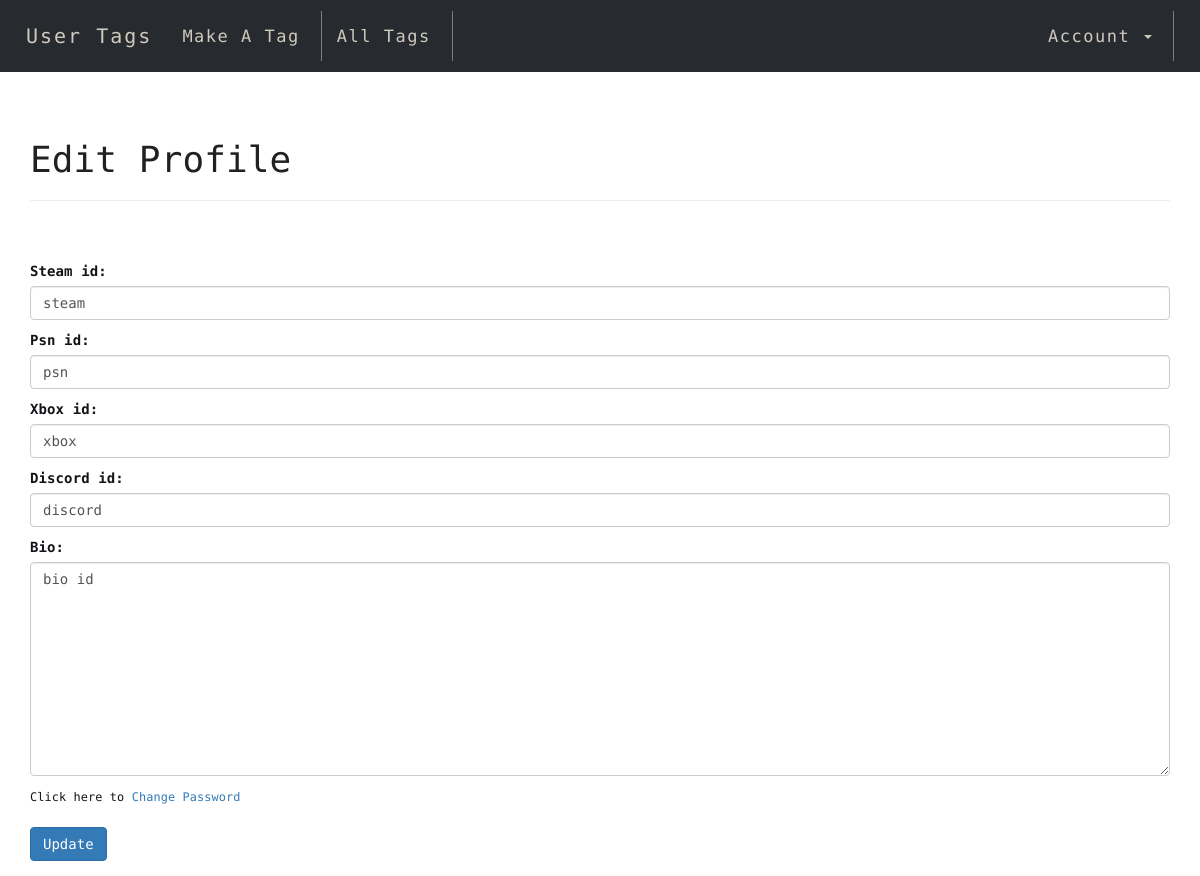
Page /edit_profile/ (signed in) on the earlier database version.
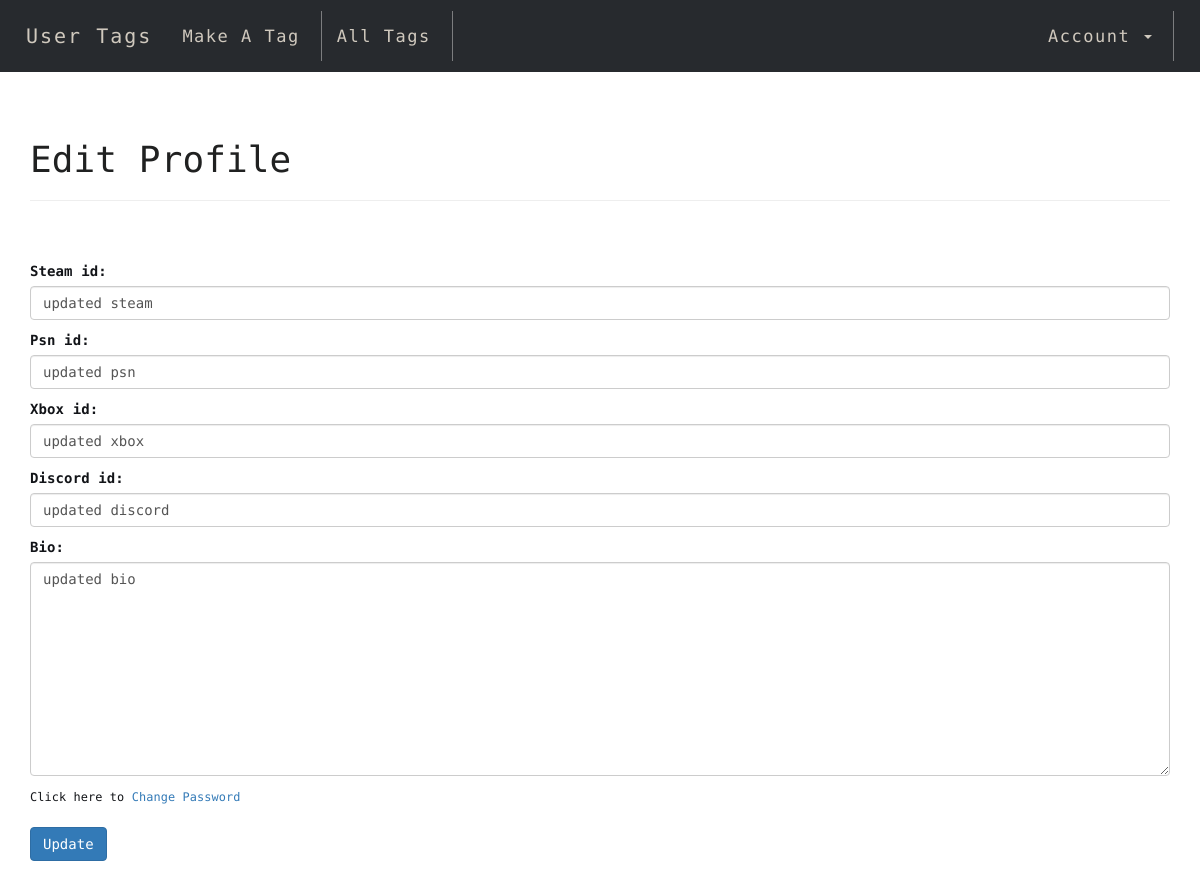
Same page on the later database version.
### droptag/models.py (models this page shows, shortened)
class UserProfile(models.Model):
    user = models.OneToOneField(User, null=True, on_delete=models.CASCADE)
    name = models.CharField(max_length=200, blank=True)
    steam_id = models.CharField(max_length=200, blank=True)
    psn_id = models.CharField(max_length=200, blank=True)
    xbox_id = models.CharField(max_length=200, blank=True)
    discord_id = models.CharField(max_length=45, blank=True)
    bio = models.TextField(blank=True)

### droptag/views.py (the view)
# urls.py: path('edit_profile/', views.edit_profile, name='edit_profile'),
@login_required
def edit_profile(request):
    if request.method == 'POST':
        profile_form = EditUserProfileForm(request.POST, instance=request.user.userprofile)
        if profile_form.is_valid():
            custom_form = profile_form.save(False)
            custom_form.save()
            return HttpResponseRedirect(reverse('homepage'))
    else:
        profile_form = EditUserProfileForm(instance=request.user.userprofile)
        args = {}
        args['profile_form'] = profile_form
        return render(request, 'edit_profile.html', args)

### droptag/forms.py
class EditUserProfileForm(forms.ModelForm):
    class Meta:
        model = UserProfile
        fields = ['steam_id',
                  'psn_id',
                  'xbox_id',
                  'discord_id',
                  'bio'
                  ]
        widgets = {
            'steam_id': forms.TextInput(attrs={'class':'form-control'}),
            'psn_id': forms.TextInput(attrs={'class':'form-control'}),
            'xbox_id': forms.TextInput(attrs={'class':'form-control'}),
            'discord_id': forms.TextInput(attrs={'class':'form-control'}),
            'bio': forms.Textarea(attrs={'class':'form-control'}),
            }

### droptag/templates/edit_profile.html (shortened to what this page needs)
{% extends 'base.html' %}
{% block content %}
{% load static %}
<link href="https://fonts.googleapis.com/css?family=Encode+Sans" rel="stylesheet"> <link rel="stylesheet" href="{% static 'base/style.css' %}">
<h1>Edit Profile</h1>
<hr>
<br/><br/>
<div class="col-7">
    <div class="form-group">
        <form method="POST" enctype="multipart/form-data">
            {{ profile_form.as_p }}
            <small>Click here to<a href="{% url 'change_password' %}"> Change Password</a></small>
            <br/><br/>
            <button class="btn btn-primary">Update</button>
    </div>
</div>
{% endblock %}

### droptag/templates/base.html (shortened to what this page needs)
{% load static %}
<!DOCTYPE html>
<html lang="en">
  <head>
    <link rel="stylesheet" href="https://maxcdn.bootstrapcdn.com/bootstrap/3.3.7/css/bootstrap.min.css">
    <link rel="stylesheet" href="{% static 'style.css' %}">
  </head>
  </head>
  <body>
    <nav id="scanfcode" class="navbar">
      <div class="container-fluid">
        <div class="navbar-header">
          <a id="logo" class="navbar-brand" href="{% url 'homepage' %}">User Tags</a>
        </div>
        <div class="collapse navbar-collapse" id="myNavbar">
          <ul id="link" class="nav navbar-nav navbar-left">
            <li class="dropdown" id="first-link"><a class="nav-link" href="{% url 'create_tag' %}">Make A Tag</a></li>
            <li class="dropdown" id="first-link"><a class="nav-link" href="{% url 'alltags' %}">All Tags</a>
          </ul>
          <ul id="link" class="nav navbar-nav navbar-right">
            {% if user.is_authenticated %}
             <li class="dropdown" id="first-link">
              <a class="dropdown-toggle" data-toggle="dropdown" href="#">Account <span class="caret"></span></a>
            </li>
            {% else %}
            <li><a href="{% url 'login' %}">Sign In</a></li>
            <li id="button-link"><a href="{% url 'register' %}">Sign Up</a></li>
            {% endif %}
          </ul>
        </div>
      </div>
    </nav>
    <br />
    <div class="container">{% block content %} {% endblock %}</div>
  </body>
</html>

### droptag/static/style.css (style rules this page uses)
*, *:after, *:before { -webkit-box-sizing: border-box; -moz-box-sizing: border-box; box-sizing: border-box; }
html, body { position: relative; min-height: 100%; height: 100%; }
html { position: relative; overflow-x: hidden; padding: 0; min-height: 100%; font-size: 62.5%; }
body { padding-top: 100px; font-family: 'Encode Sans', 'Roboto', 'Helvetica Neue, Helvetica, Arial', sans-serif; font-style: normal; font-weight: 300; font-size: 1.4rem; line-height: 2rem; letter-spacing: 0.01rem; color: #121418; background: #fff; -webkit-font-smoothing: antialiased; -moz-osx-font-smoothing: grayscale; text-rendering: optimizeLegibility; }
h1 { color: #202121; }
.nav li a { padding: 15px 5px !important; }
#scanfcode { border-radius: 0px; background: #272A2E; padding: 10px; font-size: 17px; position: fixed; top: 0; width: 100%; }
#logo { font-size: 20px; font-weight: bolder; color: #d0c9be; letter-spacing: 2px; }
#link a { color: #d0c9be; margin: 0 10px; letter-spacing: 1.5px; }
#first-link { padding-right: 6px; border-right: solid 1px rgba(204, 204, 204, 0.514); }

Differences in the rows shown:
changed UserProfile: steam_id "steam" → "updated steam"; psn_id "psn" → "updated psn"; xbox_id "xbox" → "updated xbox"; discord_id "discord" → "updated discord"; bio "bio id" → "updated bio"
